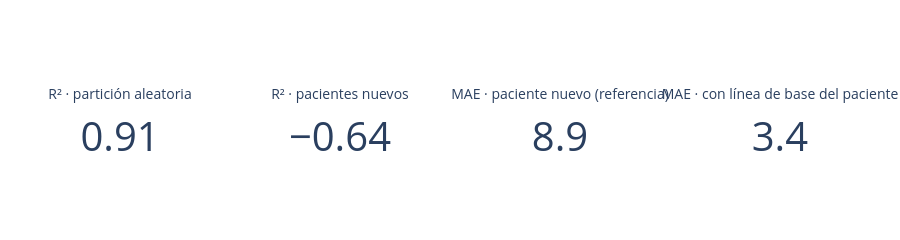

Write notebook code for a chart like this one.
### Markdown cell above
## 1. Resumen ejecutivo

### Code cell
m = metricas_clave_02(res)

kpis = tarjetas_kpi([
    ("R² · partición aleatoria", m["r2_aleatoria"], ".2f"),
    ("R² · pacientes nuevos", m["r2_paciente"], ".2f"),
    ("MAE · paciente nuevo (referencia)", m["mae_referencia"], ".1f"),
    ("MAE · con línea de base del paciente", m["mejor_cambio_mae"], ".1f"),
])
guardar(kpis, "02_kpis")
kpis.show()

display(Markdown("### Hallazgos clave\n\n" +
                 "\n".join(f"{i}. {h}" for i, h in enumerate(hallazgos_clave_02(m), 1))))

### Figure 1 — Plotly figure (JSON) as saved in the notebook; plotly's stock layout.template omitted (floating-point values rounded to 4 significant figures)
{"data": [{"domain": {"x": [0.01, 0.24], "y": [0, 1]}, "mode": "number", "number": {"font": {"size": 40}, "valueformat": ".2f"}, "title": {"font": {"size": 14}, "text": "R² · partición aleatoria"}, "type": "indicator", "value": 0.9107}, {"domain": {"x": [0.26, 0.49], "y": [0, 1]}, "mode": "number", "number": {"font": {"size": 40}, "valueformat": ".2f"}, "title": {"font": {"size": 14}, "text": "R² · pacientes nuevos"}, "type": "indicator", "value": -0.64}, {"domain": {"x": [0.51, 0.74], "y": [0, 1]}, "mode": "number", "number": {"font": {"size": 40}, "valueformat": ".1f"}, "title": {"font": {"size": 14}, "text": "MAE · paciente nuevo (referencia)"}, "type": "indicator", "value": 8.908}, {"domain": {"x": [0.76, 0.99], "y": [0, 1]}, "mode": "number", "number": {"font": {"size": 40}, "valueformat": ".1f"}, "title": {"font": {"size": 14}, "text": "MAE · con línea de base del paciente"}, "type": "indicator", "value": 3.403}], "layout": {"height": 170, "margin": {"b": 10, "l": 10, "r": 10, "t": 40}}}
